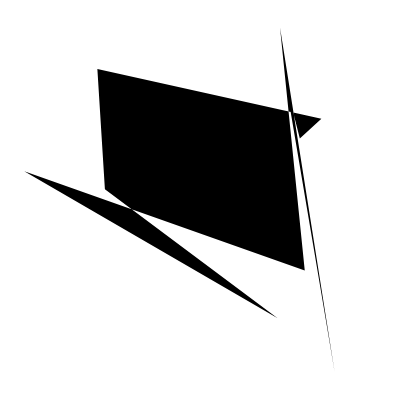
Frame 1 (no input)
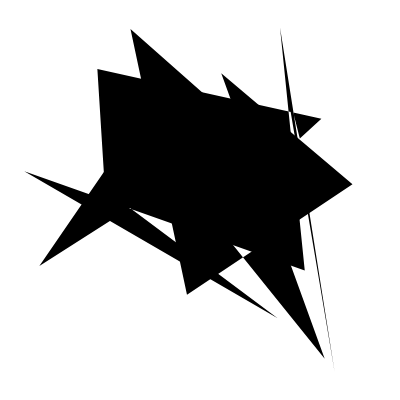
Frame 2 (the mouse pressed at the canvas centre, redrawn once)

The p5.js sketch that drew these frames (run headless with seeded random() and noise() and a simulated clock; the mouse was pressed at the canvas centre and the sketch redrawn once):

// p5.js sketch
// ── sketch.js
function setup() {
  canvasWidth = 400, canvasHeight = 400;
  colors = {
    foreground: '#000',
    background: '#fff'
  }

  createCanvas(canvasWidth, canvasHeight);

  background(colors.background);
  fill(colors.foreground);
  noStroke();
  noLoop();
}

function draw() {
  translate(canvasWidth / 2, canvasHeight / 2);

  shapeBounds = {
    lower: -canvasHeight / 2,
    upper: canvasHeight / 2,
  }
  beginShape();
    for (i = 0; i < 10; i++) {
      vertex(random(shapeBounds.lower, shapeBounds.upper),
             random(shapeBounds.lower, shapeBounds.upper));
    }
  endShape(CLOSE);  // return to initial vertex and end shape
}
// function windowResized() {
//   resizeCanvas(windowWidth, windowHeight);
// }
